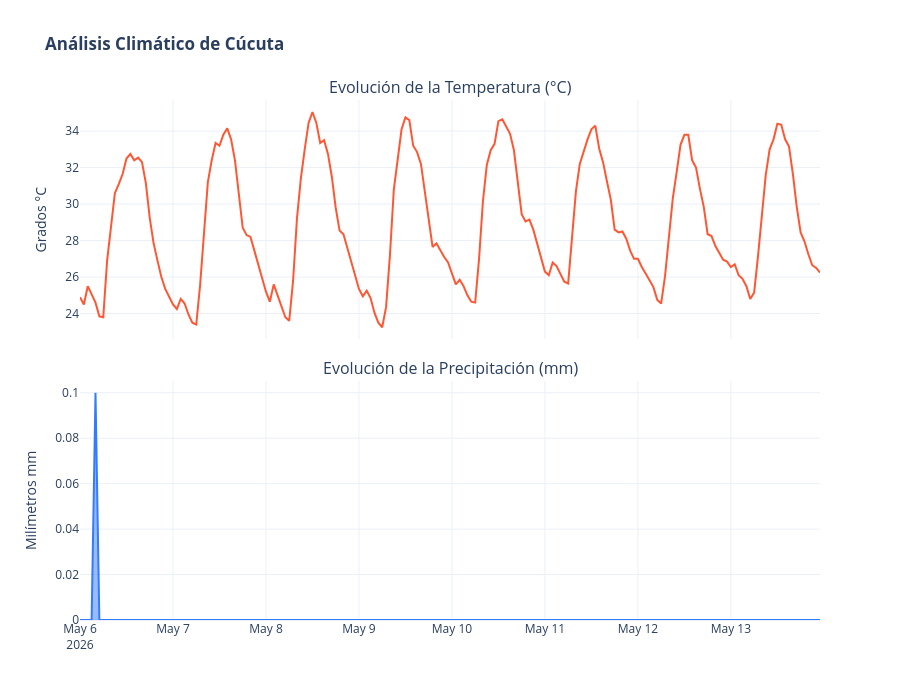

The notebook cell saved with this chart:
### Markdown cell above
## 🔍 Análisis de Correlaciones

### 1. Temperatura vs. Humedad (**-0.94**)
Se observa una **correlación negativa casi perfecta**. Esto indica una relación inversamente proporcional extrema:
*   **Hallazgo:** Cuando la temperatura sube, la humedad cae drásticamente.
*   **Interpretación:** En Cúcuta, el calor es predominantemente "seco" durante las horas pico. Este fenómeno es típico de climas donde el sol calienta rápidamente el aire, reduciendo su capacidad de retener humedad relativa.

### 2. Precipitación vs. Lluvia (**0.57**)
Existe una **correlación positiva moderada**. 
*   **Hallazgo:** Aunque están relacionadas, no son lo mismo. La precipitación incluye otros fenómenos (como humedad condensada o lloviznas leves), mientras que la variable `rain` se enfoca en lluvia líquida medible.
*   **Interpretación:** Un valor de 0.57 sugiere que hubo momentos de alta humedad o nubosidad (precipitación) que no necesariamente terminaron en una lluvia fuerte.

### 3. La Independencia de la Lluvia
Las correlaciones de la lluvia con la temperatura (**-0.09**) y la humedad (**0.10**) son **casi nulas**.
*   **Hallazgo:** La lluvia en este periodo no dependió de si el día estaba frío o caluroso.
*   **Interpretación:** Esto sugiere que las lluvias en Cúcuta durante estos días fueron **eventos aislados o chubascos repentinos**, que no alteraron la tendencia térmica general de la ciudad. No se puede predecir la lluvia basándose únicamente en la temperatura del momento.

### Code cell
fig = make_subplots(
    rows=2, cols=1, 
    shared_xaxes=True, 
    vertical_spacing=0.08, 
    subplot_titles=("Evolución de la Temperatura (°C)", "Evolución de la Precipitación (mm)")
)

fig.add_trace(
    go.Scatter(
        x=df_cucuta['datetime'], 
        y=df_cucuta['temperature'], 
        name="Temperatura",
        mode='lines',
        line=dict(color="#FF5733", width=2)
    ),
    row=1, col=1
)

fig.add_trace(
    go.Scatter(
        x=df_cucuta['datetime'], 
        y=df_cucuta['rain'], 
        name="Lluvia",
        mode='lines',
        line=dict(color="#337BFF", width=2),
        fill='tozeroy' 
    ),
    row=2, col=1
)

fig.update_layout(
    height=700,
    title_text="<b>Análisis Climático de Cúcuta</b>",
    showlegend=False,
    template="plotly_white",
    hovermode="x unified"
)

fig.update_xaxes(rangeslider_visible=False) 

# Nombres de ejes
fig.update_yaxes(title_text="Grados °C", row=1, col=1)
fig.update_yaxes(title_text="Milímetros mm", row=2, col=1)

fig.show()

### Figure 1 — Plotly figure (JSON) as saved in the notebook; plotly's stock layout.template omitted (floating-point values rounded to 4 significant figures; data arrays with more than 128 entries replaced by an {"elided": "..."} marker saying what was removed)
{"data": [{"line": {"color": "#FF5733", "width": 2}, "mode": "lines", "name": "Temperatura", "type": "scatter", "x": {"elided": "192 str values"}, "xaxis": "x", "y": {"elided": "192 float values"}, "yaxis": "y"}, {"fill": "tozeroy", "line": {"color": "#337BFF", "width": 2}, "mode": "lines", "name": "Lluvia", "type": "scatter", "x": {"elided": "192 str values"}, "xaxis": "x2", "y": {"elided": "192 float values"}, "yaxis": "y2"}], "layout": {"annotations": [{"font": {"size": 16}, "showarrow": false, "text": "Evolución de la Temperatura (°C)", "x": 0.5, "xanchor": "center", "xref": "paper", "y": 1, "yanchor": "bottom", "yref": "paper"}, {"font": {"size": 16}, "showarrow": false, "text": "Evolución de la Precipitación (mm)", "x": 0.5, "xanchor": "center", "xref": "paper", "y": 0.46, "yanchor": "bottom", "yref": "paper"}], "height": 700, "hovermode": "x unified", "showlegend": false, "title": {"text": "<b>Análisis Climático de Cúcuta</b>"}, "xaxis": {"anchor": "y", "domain": [0, 1], "matches": "x2", "rangeslider": {"visible": false}, "showticklabels": false}, "xaxis2": {"anchor": "y2", "domain": [0, 1], "rangeslider": {"visible": false}}, "yaxis": {"anchor": "x", "domain": [0.54, 1], "title": {"text": "Grados °C"}}, "yaxis2": {"anchor": "x2", "domain": [0, 0.46], "title": {"text": "Milímetros mm"}}}}
